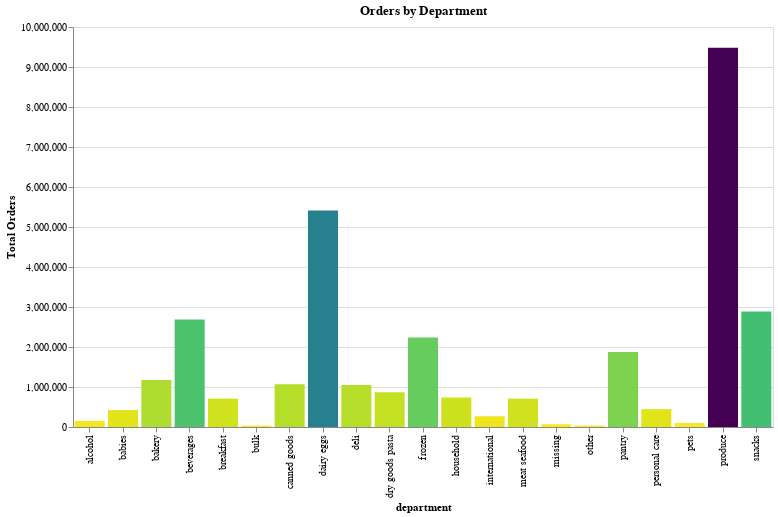

Notebook code cell kept with this figure:
### Code cell
chart_title = "Orders by Department"
x_label = "department:O"
y_label = 'freq:Q'
pct_of_orders = 'pct_orders:Q'
# sort_list = honeycrisp_df['index'].tolist()


dept_chart = alt.Chart(dept_stats).mark_bar().encode(
    alt.X(x_label, bin=False),
    alt.Y(y_label, title="Total Orders"),
    color = alt.Color(y_label, legend=None, sort="descending", scale=alt.Scale(scheme='viridis')),
    tooltip=[alt.Tooltip(x_label, title="Department"), alt.Tooltip(y_label), alt.Tooltip(pct_of_orders)]
    ).properties(title=chart_title, width=700, height=400)

dept_chart

### Figure 1 — Vega-Lite specification as saved in the notebook (floating-point values rounded to 4 significant figures)
{"$schema": "https://vega.github.io/schema/vega-lite/v2.6.0.json", "config": {"background": "white", "view": {"height": 300, "width": 400}}, "data": {"name": "data-3e73da957ef4674121d9f2932c31a7b2"}, "datasets": {"data-3e73da957ef4674121d9f2932c31a7b2": [{"department": "produce", "department_id": 4, "freq": 9479291, "pct_orders": 29.23}, {"department": "dairy eggs", "department_id": 16, "freq": 5414016, "pct_orders": 16.69}, {"department": "snacks", "department_id": 19, "freq": 2887550, "pct_orders": 8.9}, {"department": "beverages", "department_id": 7, "freq": 2690129, "pct_orders": 8.29}, {"department": "frozen", "department_id": 1, "freq": 2236432, "pct_orders": 6.9}, {"department": "pantry", "department_id": 13, "freq": 1875577, "pct_orders": 5.78}, {"department": "bakery", "department_id": 3, "freq": 1176787, "pct_orders": 3.63}, {"department": "canned goods", "department_id": 15, "freq": 1068058, "pct_orders": 3.29}, {"department": "deli", "department_id": 20, "freq": 1051249, "pct_orders": 3.24}, {"department": "dry goods pasta", "department_id": 9, "freq": 866627, "pct_orders": 2.67}, {"department": "household", "department_id": 17, "freq": 738666, "pct_orders": 2.28}, {"department": "breakfast", "department_id": 14, "freq": 709569, "pct_orders": 2.19}, {"department": "meat seafood", "department_id": 12, "freq": 708931, "pct_orders": 2.19}, {"department": "personal care", "department_id": 11, "freq": 447123, "pct_orders": 1.38}, {"department": "babies", "department_id": 18, "freq": 423802, "pct_orders": 1.31}, {"department": "international", "department_id": 6, "freq": 269253, "pct_orders": 0.83}, {"department": "alcohol", "department_id": 5, "freq": 153696, "pct_orders": 0.47}, {"department": "pets", "department_id": 8, "freq": 97724, "pct_orders": 0.3}, {"department": "missing", "department_id": 21, "freq": 69145, "pct_orders": 0.21}, {"department": "other", "department_id": 2, "freq": 36291, "pct_orders": 0.11}, {"department": "bulk", "department_id": 10, "freq": 34573, "pct_orders": 0.11}]}, "encoding": {"color": {"field": "freq", "legend": null, "scale": {"scheme": "viridis"}, "sort": "descending", "type": "quantitative"}, "tooltip": [{"field": "department", "title": "Department", "type": "ordinal"}, {"field": "freq", "type": "quantitative"}, {"field": "pct_orders", "type": "quantitative"}], "x": {"bin": false, "field": "department", "type": "ordinal"}, "y": {"field": "freq", "title": "Total Orders", "type": "quantitative"}}, "height": 400, "mark": "bar", "title": "Orders by Department", "width": 700}
